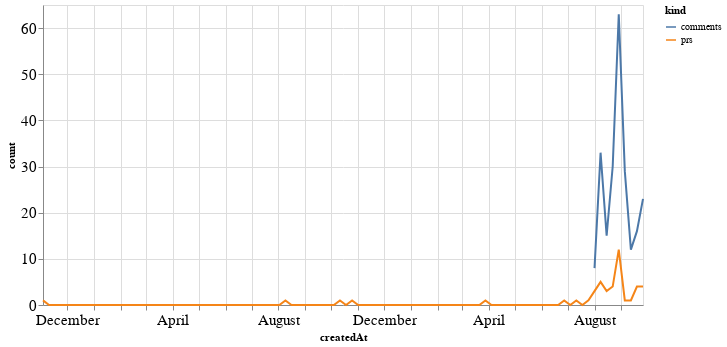

The code cell stored with this chart in its notebook:
### Code cell
alt.Chart(total_time, width=600).mark_line().encode(
    x='createdAt',
    y='count',
    color='kind'
)

### Figure 1 — Vega-Lite specification as saved in the notebook (floating-point values rounded to 4 significant figures; data arrays with more than 128 entries replaced by an {"elided": "..."} marker saying what was removed)
{"config": {"axisLeft": {"labelFontSize": 15}, "axisBottom": {"labelFontSize": 15}}, "data": {"name": "data-967cff76db77cad3ff26bcae8d10f1bf"}, "mark": "line", "encoding": {"color": {"type": "nominal", "field": "kind"}, "x": {"type": "temporal", "field": "createdAt"}, "y": {"type": "quantitative", "field": "count"}}, "width": 600, "$schema": "https://vega.github.io/schema/vega-lite/v4.8.1.json", "datasets": {"data-967cff76db77cad3ff26bcae8d10f1bf": {"elided": "200 records"}}}
